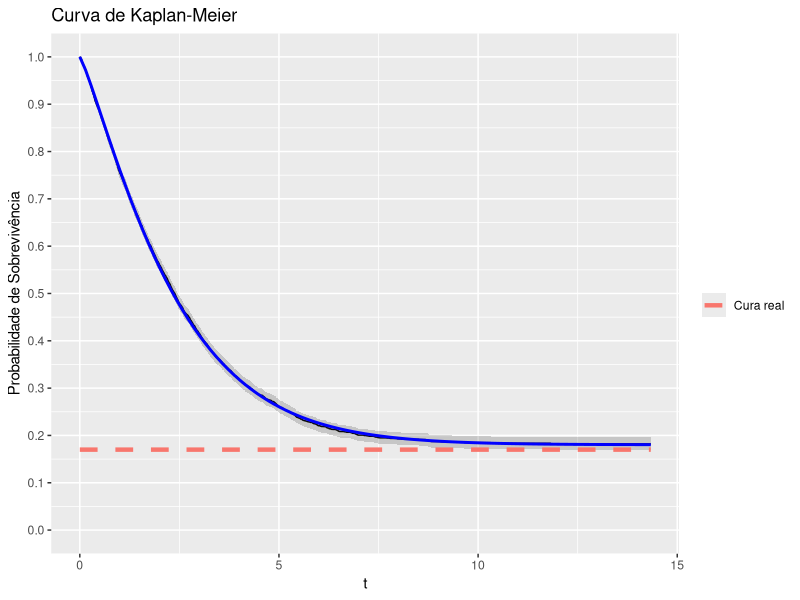

Source code (R):
library(purrr)
library(rlang)
library(tibble)
library(ggplot2)
library(survival)

# Função usada para construir o Kaplan-Meier mais fácil no ggplot2
plot_kaplan <- function(dados, cura_real = NULL) {
  dados_surv <- Surv(time = dados$t, event = dados$delta)
  km_fit <- survfit(dados_surv ~ 1)

  km_data <- data.frame(
    time = km_fit$time,
    surv = km_fit$surv,
    upper = km_fit$upper,
    lower = km_fit$lower
  )

  ggplot(km_data, aes(x = time, y = surv)) +
    geom_step() +
    geom_ribbon(aes(ymin = lower, ymax = upper), alpha = 0.2) +
    labs(x = "Tempo", y = "Probabilidade de Sobrevivência", title = "Curva de Kaplan-Meier") +
    stat_summary(geom = "line", fun = \(i) cura_real, aes(color = "Cura real"), linewidth = 1.5, linetype = 2) +
    scale_y_continuous(limits = c(0, 1), n.breaks = 10) +
    labs(x = "t") +
    guides(color = guide_legend(title = ""))
}

# Funcao que usaremos para gerar os dados
random_cure_covariate <-
  function(n = 1L,
           quantile_function,
           cdf = NULL,
           t_max = NULL,
           uniform_censoring = TRUE,
           lower = 0,
           upper = 50,
           covariate_names = NULL,
           args_model) {
    # Geração da covariável x
    x <- rexp(n, rate = 1.5) #rbinom(n = n, size = 1L, prob = 0.5)

    # Ajuste dos parâmetros em args_model com base nas covariáveis
    if (!is.null(covariate_names)) {
      for (name in covariate_names) {
        const_1 <- args_model[[paste0(name, "_0")]]
        const_2 <- args_model[[paste0(name, "_1")]]
        args_model[[name]] <- mean(exp(const_1 + const_2 * x))
      }
    }

    find_root <- function(u, ...) {
      uniroot(\(x) cdf(x, ...) - u, lower = lower, upper = upper, tol = .Machine$double.eps^0.5)$root
    }
    find_root <- Vectorize(FUN = find_root, vectorize.args = c("u"))

    cure_fraction <- args_model$rho / (args_model$rho + args_model$a)

    c <- rbinom(n = n, size = 1L, prob = 1 - cure_fraction)
    u <- runif(n = n, min = 0, max = 1 - cure_fraction)

    args_model_filtered <- args_model[!grepl("_(0|1)$", names(args_model))]

    if (is.function(quantile_function)) {
      quantile_function <- purrr::partial(.f = quantile_function, !!!args_model_filtered)
    } else if (is.function(cdf)) {
      quantile_function <- purrr::partial(.f = find_root, !!!args_model_filtered)
    } else {
      stop("Invalid input: You must provide either a valid quantile function (quantile_function) or a cumulative distribution function (cdf).")
    }

    t <- quantile_function(u)
    t_c <- ifelse(c, yes = t, no = .Machine$double.xmax)

    if (!is.null(t_max)) {
      t_observed <- pmin(t_c, t_max)
      delta <- ifelse(t_observed < t_max, yes = 1L, no = 0L)
    } else {
      t_max <- max(t * c)
      if (uniform_censoring) {
        w <- runif(n = n, min = 0, max = t_max)
      } else {
        w <- rexp(n = n, rate = t_max)
      }
      t_observed <- pmin(t_c, w)
      delta <- ifelse(t_observed < w, yes = 1L, no = 0L)
    }
    return(tibble::tibble(t = t_observed, delta = delta, x = x))
  }

# Waring Fragility Model - Random Activation
# G is the baseline distribution
# rho > 2. Se rho < 2, a variância da distribuição é infinita.
# a > 0
surv_wfm_random <- function(G) {
  function(t, rho, a, ...) {
    cure <- rho / (a + rho)
    cure + (1 - cure) * (1 - G(t, ...))
  }
}
desity_wfm_random <- function(g) {
  function(t, rho, a, ...) {
    cure <- rho / (a + rho)
    (1 - cure) * g(t, ...)
  }
}

# Criando automaticamente a função de sobrevivência do modelo com
# ativação aleatória, com G ~ Weibull
# Aqui você cria qualquer sobrevivencia, distribuição acumulada e densidade
# do seu modelo.
surv_wfm_random_weibull <- surv_wfm_random(G = pweibull) # Basta passar a G

cdf_wfm_random_weibull <- function(t, rho, a, shape, scale) {
  1 - surv_wfm_random_weibull(t, rho, a, shape = shape, scale = scale)
}

pdf_wfm_random_weibull <- desity_wfm_random(g = dweibull) # Basta passar a g

# Valores verdadeiros
rho_0 <- 1.1
rho_1 <- 1.1
a_0 <- 1.5
a_1 <- 1.5
shape_0 <- 0.1
shape_1 <- 0.1
scale_0 <- 0.5
scale_1 <- 0.5

set.seed(0)
dados <- random_cure_covariate(
  n = 5000L,
  quantile_function = NULL,
  cdf = cdf_wfm_random_weibull,
  t_max = NULL,
  lower = 0,
  upper = 30,
  uniform_censoring = TRUE,
  covariate_names = c("rho", "a", "shape", "scale"),
  args_model = list(
    a_0 = a_0,
    a_1 = a_1,
    rho_0 = rho_0,
    rho_1 = rho_1,
    shape_0 = shape_0,
    shape_1 = shape_1,
    scale_0 = scale_0,
    scale_1 = scale_1
  )
)

x <- dados$x
a <- mean(exp(a_0 + a_1 * x))
rho <- mean(exp(rho_0 + rho_1 * x))
shape <- mean(exp(shape_0 + shape_1 * x))
scale <- mean(exp(scale_0 + scale_1 * x))
cura <- rho / (a + rho)

p1 <- plot_kaplan(dados, cura)

# Estimação ---------------------------------------------------------------
# Função de log-verossimilhança
log_likelihood <- function(t, delta, rho, a, shape, scale) {
  term_1 <- delta * log(pdf_wfm_random_weibull(t = t, rho = rho, a = a, shape = shape, scale = scale))
  term_2 <- (1 - delta) * log(surv_wfm_random_weibull(t = t, rho = rho, a = a, shape = shape, scale = scale))
  -sum(term_1 + term_2)
}

try_log_likelihood <- function(...) {
  tryCatch(
    log_likelihood(...),
    error = function(e) Inf
  )
}

emv <-
  optim(
    par = c(3, 1.5, 1.5, 1.5),
    fn = \(par) try_log_likelihood(t = dados$t, delta = dados$delta, rho = par[1], a = par[2], shape = par[3], scale = par[4]),
    method = "BFGS"
  )

# Adiciona ao gráfico uma curva de sobrevivência estimada
p1 +
  stat_function(
    fun = \(t) surv_wfm_random_weibull(t, rho = emv$par[1], a = emv$par[2], shape = emv$par[3], scale = emv$par[4]),
    color = "blue",
    linewidth = 1,
    aes(color = "Sobrevivência estimada")
  )